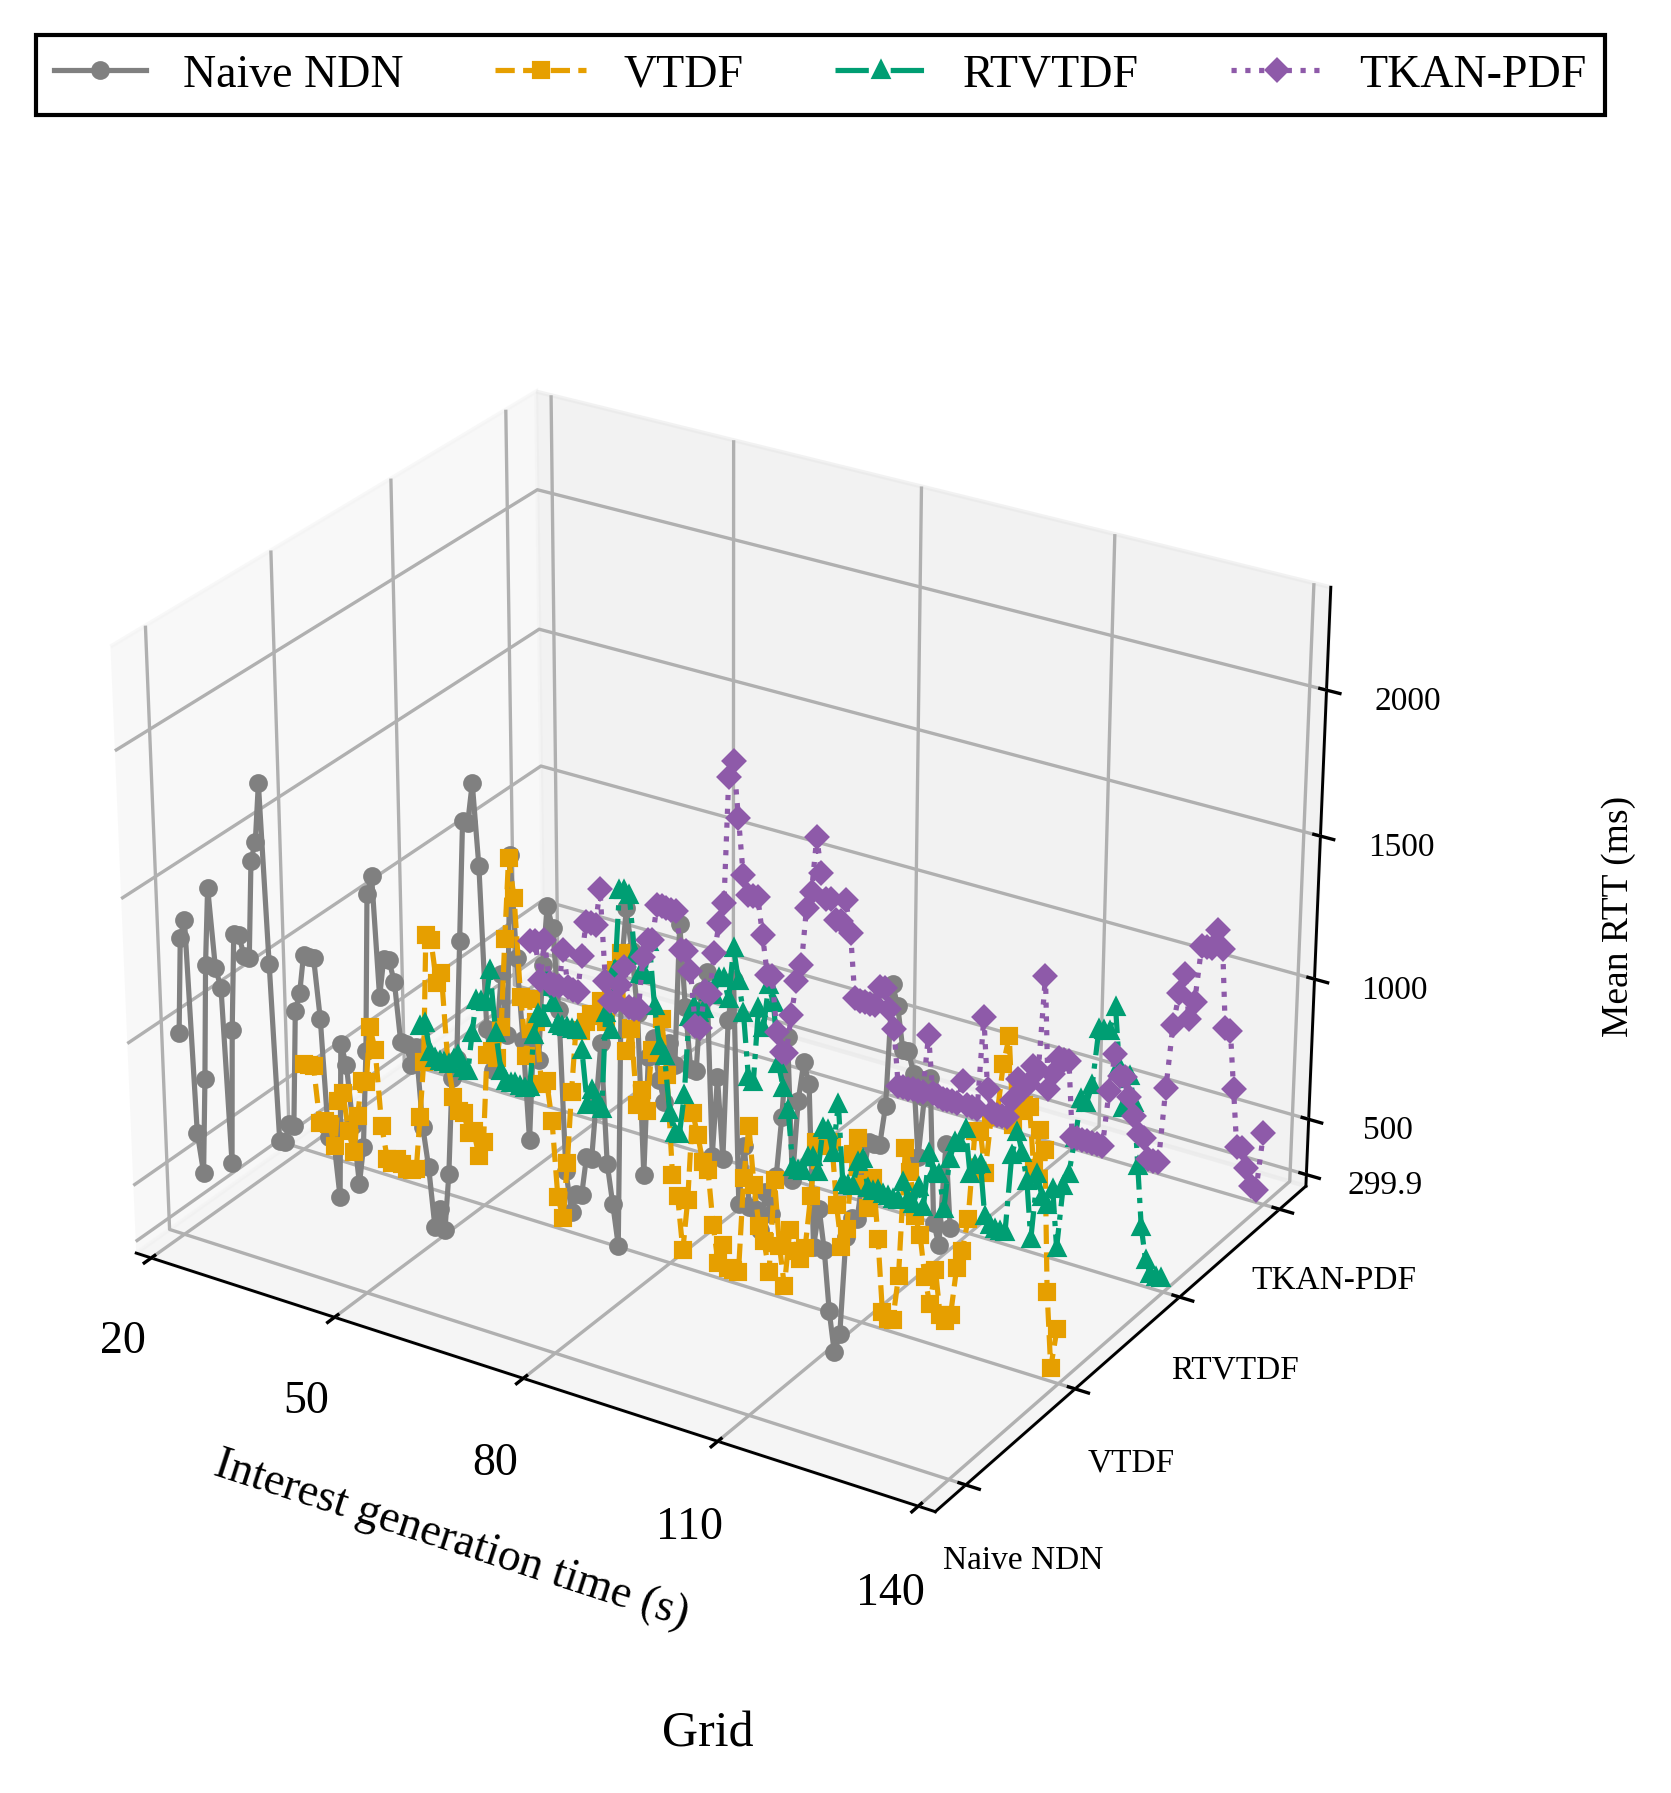

Source code (Python):
#!/usr/bin/env python3
# -*- coding: utf-8 -*-
"""逐请求记录按旧脚本固定条数聚合后的RTT图，沿用当前图集样式。
完整数据内嵌；直接运行，仅导出同名PNG/SVG/PDF，不访问实验记录。
重新从原始记录计算的方法与来源见PROVENANCE和聚合说明文档。
"""
from pathlib import Path
import matplotlib
matplotlib.use('Agg')
import matplotlib.pyplot as plt
from matplotlib.lines import Line2D
from matplotlib.ticker import MaxNLocator, FuncFormatter
import numpy as np

FIGURE_ID = '09_平均RTT_方阵_旧论文画法'
RTT_LABEL = 'Mean RTT (ms)'
SCENE_LABEL = 'Grid'
FIGSIZE = (7.5, 6.2)
DPI = 300
FONT_FAMILY = 'Liberation Serif'
FONT_SIZE = 11
ALGORITHMS = ('Naive NDN', 'VTDF', 'RTVTDF', 'TKAN-PDF')
COLORS = ('#808080', '#E69F00', '#009E73', '#8E5AA9')
LINES = ('-', '--', '-.', ':')
MARKERS = ('o', 's', '^', 'D')
LINE_WIDTH = 1.25
MARKER_SIZE = 3.5
PROVENANCE = {'circle_post_filter': None,
 'counts': [{'excluded_groups': 0, 'plotted_groups': 150, 'selected_requests': 6000, 'strategy': 0},
            {'excluded_groups': 0, 'plotted_groups': 150, 'selected_requests': 6000, 'strategy': 1},
            {'excluded_groups': 0, 'plotted_groups': 150, 'selected_requests': 6000, 'strategy': 2},
            {'excluded_groups': 0, 'plotted_groups': 150, 'selected_requests': 6000, 'strategy': 3}],
 'group_size': 40,
 'measurement_window_s': [20, 140],
 'method': 'consecutive request records: arithmetic mean of send_ns and terminal_ns-send_ns; keep last '
           'partial group',
 'metric': '平均RTT',
 'ordering': 'send_ns, node_id, sequence',
 'scene': 'grid',
 'source_metric_definition': 'DATA and TIMEOUT',
 'sources': [{'manifest': 'data/experiments/quick-fixed-model-20261022/runs/test-grid-baseline-s23009-a0/attempt-001/runs/20261022T082647.597615Z-8361c190/manifest.json',
              'manifest_sha256': '084aa3cfc86e32b5bb5bc73654a3e699e473bdfdccef6e4647b44e6bee1d404c',
              'path': 'data/experiments/quick-fixed-model-20261022/runs/test-grid-baseline-s23009-a0/attempt-001/runs/20261022T082647.597615Z-8361c190/raw/request-events.csv',
              'scene': 'grid',
              'seed': 23009,
              'sha256': 'f914b7806c8c57eaeb2967d777c92999a1126dd70bd16efdcf55f8b46dc29e95',
              'strategy': 0},
             {'manifest': 'data/experiments/quick-fixed-model-20261022/runs/test-grid-baseline-s23009-a1/attempt-001/runs/20261022T082822.758235Z-cd488a00/manifest.json',
              'manifest_sha256': 'ec4550c4a656ef29a1b12c9dff8f92b5930b5f5433e063ec5226fff89466b7d0',
              'path': 'data/experiments/quick-fixed-model-20261022/runs/test-grid-baseline-s23009-a1/attempt-001/runs/20261022T082822.758235Z-cd488a00/raw/request-events.csv',
              'scene': 'grid',
              'seed': 23009,
              'sha256': '701a7e19d0fe080bd5ad0e4824f4e147ee3e3d13b3e1cc4bfffc1b7487b19181',
              'strategy': 1},
             {'manifest': 'data/experiments/quick-fixed-model-20261022/runs/test-grid-baseline-s23009-a2/attempt-001/runs/20261022T082958.821362Z-fc76bc74/manifest.json',
              'manifest_sha256': '137dd2a220798469b5d685a0dc857a8c08e88c80a5654b99b2a0f559f36a7a28',
              'path': 'data/experiments/quick-fixed-model-20261022/runs/test-grid-baseline-s23009-a2/attempt-001/runs/20261022T082958.821362Z-fc76bc74/raw/request-events.csv',
              'scene': 'grid',
              'seed': 23009,
              'sha256': '90394a9c2dadd0a9fcb2b7a7b59f32e4c57656276f9eb65059021446a987cfe9',
              'strategy': 2},
             {'manifest': 'data/experiments/quick-fixed-model-20261022/runs/test-grid-baseline-s23009-a3/attempt-001/runs/20261022T083144.874513Z-2820f5cd/manifest.json',
              'manifest_sha256': '04a42e0f5ef7e5fb0b08f1a120725a20363904e6796a551df1ef770841ed0413',
              'path': 'data/experiments/quick-fixed-model-20261022/runs/test-grid-baseline-s23009-a3/attempt-001/runs/20261022T083144.874513Z-2820f5cd/raw/request-events.csv',
              'scene': 'grid',
              'seed': 23009,
              'sha256': '18decf71c3306cd377a6fd7e66726574c7d2b0c557080ed79b48e87d67c4eb6b',
              'strategy': 3}],
 'style_source': '01_成功RTT_三维.py / 03_平均RTT_三维.py'}
DATA = [{'group_counts': [40,
                   40,
                   40,
                   40,
                   40,
                   40,
                   40,
                   40,
                   40,
                   40,
                   40,
                   40,
                   40,
                   40,
                   40,
                   40,
                   40,
                   40,
                   40,
                   40,
                   40,
                   40,
                   40,
                   40,
                   40,
                   40,
                   40,
                   40,
                   40,
                   40,
                   40,
                   40,
                   40,
                   40,
                   40,
                   40,
                   40,
                   40,
                   40,
                   40,
                   40,
                   40,
                   40,
                   40,
                   40,
                   40,
                   40,
                   40,
                   40,
                   40,
                   40,
                   40,
                   40,
                   40,
                   40,
                   40,
                   40,
                   40,
                   40,
                   40,
                   40,
                   40,
                   40,
                   40,
                   40,
                   40,
                   40,
                   40,
                   40,
                   40,
                   40,
                   40,
                   40,
                   40,
                   40,
                   40,
                   40,
                   40,
                   40,
                   40,
                   40,
                   40,
                   40,
                   40,
                   40,
                   40,
                   40,
                   40,
                   40,
                   40,
                   40,
                   40,
                   40,
                   40,
                   40,
                   40,
                   40,
                   40,
                   40,
                   40,
                   40,
                   40,
                   40,
                   40,
                   40,
                   40,
                   40,
                   40,
                   40,
                   40,
                   40,
                   40,
                   40,
                   40,
                   40,
                   40,
                   40,
                   40,
                   40,
                   40,
                   40,
                   40,
                   40,
                   40,
                   40,
                   40,
                   40,
                   40,
                   40,
                   40,
                   40,
                   40,
                   40,
                   40,
                   40,
                   40,
                   40,
                   40,
                   40,
                   40,
                   40,
                   40,
                   40,
                   40,
                   40,
                   40,
                   40,
                   40,
                   40,
                   40],
  'rtt_ms': [974.4916081749999,
             1312.6532066749999,
             1379.949309825,
             637.9321650750001,
             504.079335775,
             839.832928425,
             1244.509806775,
             1514.677528475,
             1244.6736383,
             1178.99494125,
             571.032261975,
             1044.169048125,
             1381.4183195,
             1380.79506605,
             1313.5043977,
             1313.59601605,
             1650.897226025,
             1718.8892246500002,
             1920.7727894000002,
             1312.764649525,
             704.238676875,
             704.337972025,
             772.016286725,
             772.3158117,
             1177.90585815,
             1244.500536425,
             1379.463635025,
             1379.1937169,
             1379.167869775,
             1176.5670699500001,
             771.32678475,
             771.3965820249999,
             569.2652203250001,
             1109.628580175,
             1042.132290375,
             840.2604789,
             637.8105472999999,
             772.5691055750001,
             1110.5006152249998,
             1650.2344487,
             1717.5726437249998,
             1311.84983025,
             1446.847447075,
             1447.8326585999998,
             1380.2333129,
             1177.73038955,
             1177.748028375,
             1110.24598175,
             1177.753534125,
             907.6265022,
             772.71321575,
             569.973980775,
             638.057209375,
             570.745860875,
             772.633488375,
             1109.5884326500002,
             1177.215412325,
             1582.9561089249999,
             1988.050982275,
             1987.446455675,
             2122.321087625,
             1852.201348725,
             1311.676563125,
             1176.6100806,
             1311.6518989249998,
             1514.40149335,
             1312.09621375,
             1919.945650525,
             1582.982055075,
             1312.6641169000002,
             974.6115154,
             1313.864244775,
             1258.5278041,
             1582.250954525,
             1785.1014656,
             1717.5981564,
             1447.4928079249999,
             906.931770425,
             771.686054425,
             839.747297,
             839.9093879249999,
             974.922524925,
             974.7425394500001,
             1177.578443375,
             1379.77128545,
             975.09441085,
             842.7955122999999,
             705.183103125,
             1649.941582375,
             1852.4074849,
             1717.424548275,
             1515.08081165,
             974.885367975,
             1379.8631592000002,
             1447.3967877999999,
             1312.0137905499998,
             1244.1587949000002,
             1446.7960557000001,
             1379.28650595,
             1852.0184878,
             1581.943488325,
             1379.5551879500001,
             1379.8537036500002,
             1650.00065395,
             1717.117449175,
             1109.9210218,
             1379.487927025,
             1109.676053025,
             1581.838977825,
             1717.12686415,
             974.26490335,
             1177.0482619000002,
             974.384564875,
             974.17905705,
             907.0136867250001,
             1042.095802675,
             974.016155125,
             1109.0708058,
             1311.9998547750001,
             1581.8662728250001,
             1109.032801025,
             1379.2255134000002,
             1514.28070155,
             1446.796505625,
             906.486368575,
             1041.60315945,
             906.661795375,
             705.276063625,
             569.929956125,
             637.467528825,
             975.1033625,
             1042.721116775,
             1044.439787325,
             1189.7348917,
             1312.868247325,
             1312.826567225,
             1312.859587925,
             1448.464465275,
             1852.810974325,
             1784.991075525,
             1649.3690081749999,
             1649.389066425,
             1581.790462125,
             1311.664845225,
             1514.2678280750001,
             1582.0274844,
             1109.4243536,
             1042.1541394,
             1381.1529865250002,
             1109.63309275],
  'strategy': 0,
  'x': [20.39530744,
        21.19530744,
        21.99530744,
        22.79530744,
        23.59530744,
        24.39530744,
        25.19530744,
        25.99530744,
        26.79530744,
        27.59530744,
        28.39530744,
        29.19530744,
        29.99530744,
        30.79530744,
        31.59530744,
        32.39530744,
        33.19530744,
        33.99530744,
        34.79530744,
        35.59530744,
        36.39530744,
        37.19530744,
        37.99530744,
        38.79530744,
        39.59530744,
        40.39530744,
        41.19530744,
        41.99530744,
        42.79530744,
        43.59530744,
        44.39530744,
        45.19530744,
        45.99530744,
        46.79530744,
        47.59530744,
        48.39530744,
        49.19530744,
        49.99530744,
        50.79530744,
        51.59530744,
        52.39530744,
        53.19530744,
        53.99530744,
        54.79530744,
        55.59530744,
        56.39530744,
        57.19530744,
        57.99530744,
        58.79530744,
        59.59530744,
        60.39530744,
        61.19530744,
        61.99530744,
        62.79530744,
        63.59530744,
        64.39530744,
        65.19530744,
        65.99530744,
        66.79530744,
        67.59530744,
        68.39530744,
        69.19530744,
        69.99530744,
        70.79530744,
        71.59530744,
        72.39530744,
        73.19530744,
        73.99530744,
        74.79530744,
        75.59530744,
        76.39530744,
        77.19530744,
        77.99530744,
        78.79530744,
        79.59530744,
        80.39530744,
        81.19530744,
        81.99530744,
        82.79530744,
        83.59530744,
        84.39530744,
        85.19530744,
        85.99530744,
        86.79530744,
        87.59530744,
        88.39530744,
        89.19530744,
        89.99530744,
        90.79530744,
        91.59530744,
        92.39530744,
        93.19530744,
        93.99530744,
        94.79530744,
        95.59530744,
        96.39530744,
        97.19530744,
        97.99530744,
        98.79530744,
        99.59530744,
        100.39530744,
        101.19530744,
        101.99530744,
        102.79530744,
        103.59530744,
        104.39530744,
        105.19530744,
        105.99530744,
        106.79530744,
        107.59530744,
        108.39530744,
        109.19530744,
        109.99530744,
        110.79530744,
        111.59530744,
        112.39530744,
        113.19530744,
        113.99530744,
        114.79530744,
        115.59530744,
        116.39530744,
        117.19530744,
        117.99530744,
        118.79530744,
        119.59530744,
        120.39530744,
        121.19530744,
        121.99530744,
        122.79530744,
        123.59530744,
        124.39530744,
        125.19530744,
        125.99530744,
        126.79530744,
        127.59530744,
        128.39530744,
        129.19530744,
        129.99530744,
        130.79530744,
        131.59530744,
        132.39530744,
        133.19530744,
        133.99530744,
        134.79530744,
        135.59530744,
        136.39530744,
        137.19530744,
        137.99530744,
        138.79530744,
        139.59530744]},
 {'group_counts': [40,
                   40,
                   40,
                   40,
                   40,
                   40,
                   40,
                   40,
                   40,
                   40,
                   40,
                   40,
                   40,
                   40,
                   40,
                   40,
                   40,
                   40,
                   40,
                   40,
                   40,
                   40,
                   40,
                   40,
                   40,
                   40,
                   40,
                   40,
                   40,
                   40,
                   40,
                   40,
                   40,
                   40,
                   40,
                   40,
                   40,
                   40,
                   40,
                   40,
                   40,
                   40,
                   40,
                   40,
                   40,
                   40,
                   40,
                   40,
                   40,
                   40,
                   40,
                   40,
                   40,
                   40,
                   40,
                   40,
                   40,
                   40,
                   40,
                   40,
                   40,
                   40,
                   40,
                   40,
                   40,
                   40,
                   40,
                   40,
                   40,
                   40,
                   40,
                   40,
                   40,
                   40,
                   40,
                   40,
                   40,
                   40,
                   40,
                   40,
                   40,
                   40,
                   40,
                   40,
                   40,
                   40,
                   40,
                   40,
                   40,
                   40,
                   40,
                   40,
                   40,
                   40,
                   40,
                   40,
                   40,
                   40,
                   40,
                   40,
                   40,
                   40,
                   40,
                   40,
                   40,
                   40,
                   40,
                   40,
                   40,
                   40,
                   40,
                   40,
                   40,
                   40,
                   40,
                   40,
                   40,
                   40,
                   40,
                   40,
                   40,
                   40,
                   40,
                   40,
                   40,
                   40,
                   40,
                   40,
                   40,
                   40,
                   40,
                   40,
                   40,
                   40,
                   40,
                   40,
                   40,
                   40,
                   40,
                   40,
                   40,
                   40,
                   40,
                   40,
                   40,
                   40,
                   40,
                   40,
                   40,
                   40],
  'rtt_ms': [571.1516451499999,
             573.2893317,
             572.52832255,
             371.610732825,
             384.40995827499995,
             379.77660072500004,
             303.7335429,
             474.526078975,
             509.206462075,
             376.420025925,
             302.9899299,
             440.554292925,
             572.1179107,
             572.30467805,
             778.15557265,
             701.0326606,
             429.6339486,
             316.038975925,
             306.8474595,
             328.43405,
             313.399028275,
             301.3180294,
             302.830920075,
             313.095277625,
             506.45860995,
             707.127997025,
             1161.846074275,
             1152.689856825,
             1005.878008375,
             1044.4963854750001,
             728.5855107250001,
             616.4942844249999,
             571.273573575,
             570.2373960499999,
             502.9516005,
             516.2691955500001,
             432.2313499,
             486.348950275,
             801.21010155,
             822.644201975,
             800.170212,
             916.592584825,
             1231.582351925,
             1515.690159975,
             1380.6826207000001,
             1043.346701275,
             841.5590789,
             1045.2052714,
             971.658806,
             755.6528495,
             774.752368,
             638.116717,
             369.742450725,
             301.493908525,
             503.585348575,
             761.425334175,
             984.4819197999999,
             984.8506089,
             1020.90588105,
             1054.103003575,
             1054.464313925,
             1110.811935375,
             1042.16452435,
             1173.606851225,
             1232.484023675,
             1299.20551755,
             961.369060575,
             1043.92446,
             784.448343025,
             841.1102497,
             773.543870825,
             990.927861475,
             986.8052647000001,
             1110.2007907,
             919.3096298500001,
             574.84071305,
             505.09830739999995,
             318.11536014999996,
             502.71287825,
             815.8420217,
             742.9762972000001,
             651.368770275,
             631.7195608999999,
             441.67645565,
             310.647256875,
             381.81596517500003,
             302.961256175,
             301.61357575,
             302.38433222500004,
             638.8502582000001,
             827.308852175,
             627.359037525,
             488.500536425,
             438.2162292,
             336.8003255,
             665.7092221749999,
             440.451202525,
             301.3304661,
             506.93690339999995,
             439.62092035,
             413.73335685,
             461.3854197,
             646.939466525,
             840.724019025,
             840.575006025,
             840.524645125,
             858.287898275,
             643.222940575,
             503.5599935,
             572.186476925,
             839.434004,
             898.43851305,
             743.1174305750001,
             665.39794395,
             776.627727275,
             570.59754875,
             318.12114547500005,
             300.589316925,
             300.917323525,
             460.639539925,
             913.91395575,
             835.93486395,
             688.5502129,
             627.552549,
             487.713302175,
             397.193517775,
             524.000392625,
             370.6968654,
             355.75381075,
             382.23234947500003,
             552.2060368,
             616.5722125249999,
             733.801229675,
             1041.6528827,
             1044.465853625,
             909.1954999249999,
             1111.129696525,
             1111.875757375,
             1294.7556297,
             1394.4649634,
             1098.776568225,
             1151.9545383250002,
             1178.490857675,
             1175.9098356749998,
             975.073952825,
             1110.0772337750002,
             1047.887728925,
             565.0627134,
             305.28614605,
             446.81100885],
  'strategy': 1,
  'x': [20.39530744,
        21.19530744,
        21.99530744,
        22.79530744,
        23.59530744,
        24.39530744,
        25.19530744,
        25.99530744,
        26.79530744,
        27.59530744,
        28.39530744,
        29.19530744,
        29.99530744,
        30.79530744,
        31.59530744,
        32.39530744,
        33.19530744,
        33.99530744,
        34.79530744,
        35.59530744,
        36.39530744,
        37.19530744,
        37.99530744,
        38.79530744,
        39.59530744,
        40.39530744,
        41.19530744,
        41.99530744,
        42.79530744,
        43.59530744,
        44.39530744,
        45.19530744,
        45.99530744,
        46.79530744,
        47.59530744,
        48.39530744,
        49.19530744,
        49.99530744,
        50.79530744,
        51.59530744,
        52.39530744,
        53.19530744,
        53.99530744,
        54.79530744,
        55.59530744,
        56.39530744,
        57.19530744,
        57.99530744,
        58.79530744,
        59.59530744,
        60.39530744,
        61.19530744,
        61.99530744,
        62.79530744,
        63.59530744,
        64.39530744,
        65.19530744,
        65.99530744,
        66.79530744,
        67.59530744,
        68.39530744,
        69.19530744,
        69.99530744,
        70.79530744,
        71.59530744,
        72.39530744,
        73.19530744,
        73.99530744,
        74.79530744,
        75.59530744,
        76.39530744,
        77.19530744,
        77.99530744,
        78.79530744,
        79.59530744,
        80.39530744,
        81.19530744,
        81.99530744,
        82.79530744,
        83.59530744,
        84.39530744,
        85.19530744,
        85.99530744,
        86.79530744,
        87.59530744,
        88.39530744,
        89.19530744,
        89.99530744,
        90.79530744,
        91.59530744,
        92.39530744,
        93.19530744,
        93.99530744,
        94.79530744,
        95.59530744,
        96.39530744,
        97.19530744,
        97.99530744,
        98.79530744,
        99.59530744,
        100.39530744,
        101.19530744,
        101.99530744,
        102.79530744,
        103.59530744,
        104.39530744,
        105.19530744,
        105.99530744,
        106.79530744,
        107.59530744,
        108.39530744,
        109.19530744,
        109.99530744,
        110.79530744,
        111.59530744,
        112.39530744,
        113.19530744,
        113.99530744,
        114.79530744,
        115.59530744,
        116.39530744,
        117.19530744,
        117.99530744,
        118.79530744,
        119.59530744,
        120.39530744,
        121.19530744,
        121.99530744,
        122.79530744,
        123.59530744,
        124.39530744,
        125.19530744,
        125.99530744,
        126.79530744,
        127.59530744,
        128.39530744,
        129.19530744,
        129.99530744,
        130.79530744,
        131.59530744,
        132.39530744,
        133.19530744,
        133.99530744,
        134.79530744,
        135.59530744,
        136.39530744,
        137.19530744,
        137.99530744,
        138.79530744,
        139.59530744]},
 {'group_counts': [40,
                   40,
                   40,
                   40,
                   40,
                   40,
                   40,
                   40,
                   40,
                   40,
                   40,
                   40,
                   40,
                   40,
                   40,
                   40,
                   40,
                   40,
                   40,
                   40,
                   40,
                   40,
                   40,
                   40,
                   40,
                   40,
                   40,
                   40,
                   40,
                   40,
                   40,
                   40,
                   40,
                   40,
                   40,
                   40,
                   40,
                   40,
                   40,
                   40,
                   40,
                   40,
                   40,
                   40,
                   40,
                   40,
                   40,
                   40,
                   40,
                   40,
                   40,
                   40,
                   40,
                   40,
                   40,
                   40,
                   40,
                   40,
                   40,
                   40,
                   40,
                   40,
                   40,
                   40,
                   40,
                   40,
                   40,
                   40,
                   40,
                   40,
                   40,
                   40,
                   40,
                   40,
                   40,
                   40,
                   40,
                   40,
                   40,
                   40,
                   40,
                   40,
                   40,
                   40,
                   40,
                   40,
                   40,
                   40,
                   40,
                   40,
                   40,
                   40,
                   40,
                   40,
                   40,
                   40,
                   40,
                   40,
                   40,
                   40,
                   40,
                   40,
                   40,
                   40,
                   40,
                   40,
                   40,
                   40,
                   40,
                   40,
                   40,
                   40,
                   40,
                   40,
                   40,
                   40,
                   40,
                   40,
                   40,
                   40,
                   40,
                   40,
                   40,
                   40,
                   40,
                   40,
                   40,
                   40,
                   40,
                   40,
                   40,
                   40,
                   40,
                   40,
                   40,
                   40,
                   40,
                   40,
                   40,
                   40,
                   40,
                   40,
                   40,
                   40,
                   40,
                   40,
                   40,
                   40,
                   40,
                   40],
  'rtt_ms': [413.81697510000004,
             429.34027947500005,
             329.254547125,
             312.53105185000004,
             305.072780625,
             306.23475055,
             303.8382898,
             327.541367625,
             348.7193661,
             308.007258125,
             302.08790469999997,
             444.589166075,
             572.368231625,
             572.1095918,
             574.7222670750001,
             695.55820265,
             472.81368645,
             338.3543922,
             306.60159342500003,
             303.944906,
             308.3377706,
             301.3904705,
             301.40653480000003,
             309.584339325,
             506.89453405,
             586.832609975,
             579.3673993,
             720.4260590499999,
             645.1568185750001,
             572.593491725,
             569.59015525,
             572.505350125,
             569.521155025,
             570.05972305,
             503.009063525,
             307.0231253,
             367.8603875,
             332.1850698,
             308.393472975,
             665.2758083250001,
             607.9436021749999,
             830.7113696,
             1120.330118875,
             1123.6237323,
             1111.0085055499999,
             908.508205275,
             840.7922113999999,
             843.1395287,
             965.72899335,
             739.6633526749999,
             601.531979275,
             571.1221674249999,
             370.271432325,
             302.4383403,
             302.73289197500003,
             450.575918425,
             737.448629575,
             783.4834304249999,
             762.5738516749999,
             781.1362405750001,
             847.65629455,
             841.57031635,
             907.466284225,
             913.396635975,
             842.12495045,
             1030.2595599249998,
             917.04199695,
             806.7610676,
             583.6559187,
             572.58945535,
             840.91546635,
             773.9098768,
             932.39807135,
             874.55356185,
             664.0077812000001,
             582.516182,
             507.0012423,
             306.006090475,
             300.44047455000003,
             302.5341645,
             360.346117175,
             363.18700852499995,
             315.392936,
             478.64950142500004,
             477.628685175,
             401.312608875,
             583.696080725,
             306.543744675,
             302.5125461,
             303.820802775,
             393.58700907499997,
             412.46080842500004,
             311.40417114999997,
             306.19120455,
             316.32422005,
             305.967910025,
             305.177651625,
             301.248455825,
             301.60026625,
             371.63354025,
             316.15324192500003,
             304.24953880000004,
             370.564546575,
             303.940078425,
             504.19265605000004,
             437.320268275,
             438.354936225,
             317.17233795,
             505.49774617500003,
             571.1165038500001,
             570.9764993250001,
             626.0576665750001,
             471.455878775,
             508.99787310000005,
             518.48333805,
             337.179629025,
             310.79596445,
             300.400291325,
             300.611513225,
             303.601931,
             581.566190525,
             670.805624625,
             602.345466,
             507.85087535,
             303.606534825,
             541.58723425,
             465.49949760000004,
             442.91812185000003,
             505.5803532,
             301.27557702499996,
             529.041042025,
             575.5274045499999,
             707.150006225,
             851.0402525,
             841.345131475,
             908.8382308250001,
             1110.7645273,
             1111.428021375,
             1112.1554913,
             1200.401651825,
             1000.755673025,
             861.378835175,
             976.394197675,
             888.62767625,
             674.537932475,
             465.109648875,
             351.48335555,
             309.54954707499996,
             304.38310595,
             305.69306102499996],
  'strategy': 2,
  'x': [20.39530744,
        21.19530744,
        21.99530744,
        22.79530744,
        23.59530744,
        24.39530744,
        25.19530744,
        25.99530744,
        26.79530744,
        27.59530744,
        28.39530744,
        29.19530744,
        29.99530744,
        30.79530744,
        31.59530744,
        32.39530744,
        33.19530744,
        33.99530744,
        34.79530744,
        35.59530744,
        36.39530744,
        37.19530744,
        37.99530744,
        38.79530744,
        39.59530744,
        40.39530744,
        41.19530744,
        41.99530744,
        42.79530744,
        43.59530744,
        44.39530744,
        45.19530744,
        45.99530744,
        46.79530744,
        47.59530744,
        48.39530744,
        49.19530744,
        49.99530744,
        50.79530744,
        51.59530744,
        52.39530744,
        53.19530744,
        53.99530744,
        54.79530744,
        55.59530744,
        56.39530744,
        57.19530744,
        57.99530744,
        58.79530744,
        59.59530744,
        60.39530744,
        61.19530744,
        61.99530744,
        62.79530744,
        63.59530744,
        64.39530744,
        65.19530744,
        65.99530744,
        66.79530744,
        67.59530744,
        68.39530744,
        69.19530744,
        69.99530744,
        70.79530744,
        71.59530744,
        72.39530744,
        73.19530744,
        73.99530744,
        74.79530744,
        75.59530744,
        76.39530744,
        77.19530744,
        77.99530744,
        78.79530744,
        79.59530744,
        80.39530744,
        81.19530744,
        81.99530744,
        82.79530744,
        83.59530744,
        84.39530744,
        85.19530744,
        85.99530744,
        86.79530744,
        87.59530744,
        88.39530744,
        89.19530744,
        89.99530744,
        90.79530744,
        91.59530744,
        92.39530744,
        93.19530744,
        93.99530744,
        94.79530744,
        95.59530744,
        96.39530744,
        97.19530744,
        97.99530744,
        98.79530744,
        99.59530744,
        100.39530744,
        101.19530744,
        101.99530744,
        102.79530744,
        103.59530744,
        104.39530744,
        105.19530744,
        105.99530744,
        106.79530744,
        107.59530744,
        108.39530744,
        109.19530744,
        109.99530744,
        110.79530744,
        111.59530744,
        112.39530744,
        113.19530744,
        113.99530744,
        114.79530744,
        115.59530744,
        116.39530744,
        117.19530744,
        117.99530744,
        118.79530744,
        119.59530744,
        120.39530744,
        121.19530744,
        121.99530744,
        122.79530744,
        123.59530744,
        124.39530744,
        125.19530744,
        125.99530744,
        126.79530744,
        127.59530744,
        128.39530744,
        129.19530744,
        129.99530744,
        130.79530744,
        131.59530744,
        132.39530744,
        133.19530744,
        133.99530744,
        134.79530744,
        135.59530744,
        136.39530744,
        137.19530744,
        137.99530744,
        138.79530744,
        139.59530744]},
 {'group_counts': [40,
                   40,
                   40,
                   40,
                   40,
                   40,
                   40,
                   40,
                   40,
                   40,
                   40,
                   40,
                   40,
                   40,
                   40,
                   40,
                   40,
                   40,
                   40,
                   40,
                   40,
                   40,
                   40,
                   40,
                   40,
                   40,
                   40,
                   40,
                   40,
                   40,
                   40,
                   40,
                   40,
                   40,
                   40,
                   40,
                   40,
                   40,
                   40,
                   40,
                   40,
                   40,
                   40,
                   40,
                   40,
                   40,
                   40,
                   40,
                   40,
                   40,
                   40,
                   40,
                   40,
                   40,
                   40,
                   40,
                   40,
                   40,
                   40,
                   40,
                   40,
                   40,
                   40,
                   40,
                   40,
                   40,
                   40,
                   40,
                   40,
                   40,
                   40,
                   40,
                   40,
                   40,
                   40,
                   40,
                   40,
                   40,
                   40,
                   40,
                   40,
                   40,
                   40,
                   40,
                   40,
                   40,
                   40,
                   40,
                   40,
                   40,
                   40,
                   40,
                   40,
                   40,
                   40,
                   40,
                   40,
                   40,
                   40,
                   40,
                   40,
                   40,
                   40,
                   40,
                   40,
                   40,
                   40,
                   40,
                   40,
                   40,
                   40,
                   40,
                   40,
                   40,
                   40,
                   40,
                   40,
                   40,
                   40,
                   40,
                   40,
                   40,
                   40,
                   40,
                   40,
                   40,
                   40,
                   40,
                   40,
                   40,
                   40,
                   40,
                   40,
                   40,
                   40,
                   40,
                   40,
                   40,
                   40,
                   40,
                   40,
                   40,
                   40,
                   40,
                   40,
                   40,
                   40,
                   40,
                   40,
                   40],
  'rtt_ms': [440.27757035,
             447.84780202499996,
             304.812292775,
             459.103390225,
             305.32408730000003,
             302.694060375,
             303.844561375,
             444.77123935000003,
             309.178373675,
             303.602004625,
             302.33439522500004,
             439.88751802499996,
             572.477475,
             572.925842375,
             571.7233840499999,
             711.258093375,
             372.46696714999996,
             304.1052203,
             304.6674261,
             375.00649305,
             444.820098525,
             301.079317325,
             301.089003575,
             304.04526585,
             505.082668025,
             572.825882675,
             575.376988025,
             711.16868875,
             712.1567275750001,
             708.327745525,
             705.88662445,
             709.13171735,
             569.400898825,
             570.179978175,
             502.87637552499996,
             301.479685,
             301.4448896,
             442.7154728,
             438.54063055,
             594.20613305,
             710.920281,
             787.24521365,
             1248.817189625,
             1313.081085825,
             1110.6690667,
             908.1844272999999,
             840.804642675,
             842.98742615,
             843.0000799249999,
             709.47374945,
             570.50141985,
             570.385915525,
             368.301420075,
             301.0430395,
             302.367517625,
             448.364932275,
             576.106580825,
             639.904325375,
             855.9012027250001,
             918.076032575,
             1120.3621036749998,
             995.32121035,
             907.784150625,
             913.2984409750001,
             841.6692037,
             842.191662425,
             921.720146625,
             809.334304,
             576.245090475,
             572.099900575,
             571.64046415,
             571.7325935,
             572.3238886749999,
             641.4385765,
             643.551075525,
             572.18752625,
             504.576120875,
             300.82536907499997,
             301.09078739999995,
             301.2939649,
             303.5687512,
             304.95816347500005,
             304.32593455,
             520.74106635,
             312.504660325,
             305.93558889999997,
             300.882155875,
             301.3772227,
             301.87169602499995,
             302.8853853,
             386.05150069999996,
             302.9422199,
             301.372334925,
             301.9647658,
             642.6707818250001,
             384.34388797500003,
             306.181333925,
             300.886053725,
             300.768739775,
             302.6979348,
             369.71461675,
             453.491246475,
             421.28524522500004,
             446.88709889999996,
             517.8555247749999,
             505.77027957499996,
             851.11754565,
             447.038280575,
             507.0071598,
             571.392599875,
             570.3996597,
             570.88751185,
             301.416645425,
             300.650259,
             300.392073775,
             301.91213527499997,
             299.934928225,
             300.2710073,
             300.20866745,
             503.9698153,
             642.7279679,
             570.333518025,
             570.246401725,
             503.51159305,
             440.72306225,
             380.88973565,
             370.336983575,
             300.43391325,
             300.538301575,
             300.90553097500003,
             572.333465875,
             803.092974125,
             924.188402225,
             994.37328325,
             841.2419790499999,
             908.665193275,
             1110.74060925,
             1111.103080425,
             1111.568380475,
             1180.519463675,
             1118.696735325,
             844.4062762000001,
             840.66055275,
             637.7547427000001,
             436.16145332499997,
             438.542348625,
             372.15800645,
             312.291526925,
             303.87569925,
             511.65970039999996],
  'strategy': 3,
  'x': [20.39530744,
        21.19530744,
        21.99530744,
        22.79530744,
        23.59530744,
        24.39530744,
        25.19530744,
        25.99530744,
        26.79530744,
        27.59530744,
        28.39530744,
        29.19530744,
        29.99530744,
        30.79530744,
        31.59530744,
        32.39530744,
        33.19530744,
        33.99530744,
        34.79530744,
        35.59530744,
        36.39530744,
        37.19530744,
        37.99530744,
        38.79530744,
        39.59530744,
        40.39530744,
        41.19530744,
        41.99530744,
        42.79530744,
        43.59530744,
        44.39530744,
        45.19530744,
        45.99530744,
        46.79530744,
        47.59530744,
        48.39530744,
        49.19530744,
        49.99530744,
        50.79530744,
        51.59530744,
        52.39530744,
        53.19530744,
        53.99530744,
        54.79530744,
        55.59530744,
        56.39530744,
        57.19530744,
        57.99530744,
        58.79530744,
        59.59530744,
        60.39530744,
        61.19530744,
        61.99530744,
        62.79530744,
        63.59530744,
        64.39530744,
        65.19530744,
        65.99530744,
        66.79530744,
        67.59530744,
        68.39530744,
        69.19530744,
        69.99530744,
        70.79530744,
        71.59530744,
        72.39530744,
        73.19530744,
        73.99530744,
        74.79530744,
        75.59530744,
        76.39530744,
        77.19530744,
        77.99530744,
        78.79530744,
        79.59530744,
        80.39530744,
        81.19530744,
        81.99530744,
        82.79530744,
        83.59530744,
        84.39530744,
        85.19530744,
        85.99530744,
        86.79530744,
        87.59530744,
        88.39530744,
        89.19530744,
        89.99530744,
        90.79530744,
        91.59530744,
        92.39530744,
        93.19530744,
        93.99530744,
        94.79530744,
        95.59530744,
        96.39530744,
        97.19530744,
        97.99530744,
        98.79530744,
        99.59530744,
        100.39530744,
        101.19530744,
        101.99530744,
        102.79530744,
        103.59530744,
        104.39530744,
        105.19530744,
        105.99530744,
        106.79530744,
        107.59530744,
        108.39530744,
        109.19530744,
        109.99530744,
        110.79530744,
        111.59530744,
        112.39530744,
        113.19530744,
        113.99530744,
        114.79530744,
        115.59530744,
        116.39530744,
        117.19530744,
        117.99530744,
        118.79530744,
        119.59530744,
        120.39530744,
        121.19530744,
        121.99530744,
        122.79530744,
        123.59530744,
        124.39530744,
        125.19530744,
        125.99530744,
        126.79530744,
        127.59530744,
        128.39530744,
        129.19530744,
        129.99530744,
        130.79530744,
        131.59530744,
        132.39530744,
        133.19530744,
        133.99530744,
        134.79530744,
        135.59530744,
        136.39530744,
        137.19530744,
        137.99530744,
        138.79530744,
        139.59530744]}]


def draw():
    plt.rcParams.update({'font.family': 'serif', 'font.serif': [FONT_FAMILY],
                         'font.size': FONT_SIZE, 'axes.labelsize': FONT_SIZE,
                         'axes.linewidth': .7, 'xtick.direction': 'in',
                         'ytick.direction': 'in', 'pdf.fonttype': 42, 'ps.fonttype': 42,
                         'svg.fonttype': 'path', 'savefig.facecolor': 'white'})
    fig = plt.figure(figsize=FIGSIZE)
    ax = fig.add_subplot(111, projection='3d')
    for series in DATA:
        strategy = series['strategy']
        ax.plot(series['x'], [strategy] * len(series['rtt_ms']), series['rtt_ms'],
                color=COLORS[strategy], linestyle=LINES[strategy],
                marker=MARKERS[strategy], markersize=MARKER_SIZE, linewidth=LINE_WIDTH)
    ax.set_xlabel('Interest generation time (s)', labelpad=8)
    ax.set_xticks((20, 50, 80, 110, 140))
    ax.set_xlim(20, 140)
    ax.set_ylim(-.2, 3.2)
    ax.set_yticks(range(4))
    ax.set_yticklabels(ALGORITHMS, fontsize=8)
    values = [v for series in DATA for v in series['rtt_ms']]
    low, high = min(values), max(values)
    high += max(high-low, 1.) * .10
    ticks = [low] + [float(t) for t in MaxNLocator(nbins=5).tick_values(low,high)
                     if low+(high-low)*.08 < t <= high]
    ax.set_zticks(ticks)
    ax.set_zlim(low, high)
    ax.zaxis.set_major_formatter(FuncFormatter(lambda value, _: '{:.1f}'.format(value).rstrip('0').rstrip('.')))
    ax.tick_params(axis='z', labelsize=8)
    ax.text2D(1.18, .52, RTT_LABEL, transform=ax.transAxes,
              rotation=90, ha='center', va='center', fontsize=9)
    ax.view_init(elev=27, azim=-58)
    ax.set_box_aspect((1.25, 1., .9))
    ax.text2D(.5, -.10, SCENE_LABEL, transform=ax.transAxes, ha='center', fontsize=12)
    handles = [Line2D([], [], color=COLORS[i], linestyle=LINES[i], marker=MARKERS[i],
                      markersize=MARKER_SIZE, linewidth=LINE_WIDTH, label=ALGORITHMS[i]) for i in range(4)]
    fig.legend(handles=handles, loc='upper center', ncol=4, bbox_to_anchor=(.5,.99),
               frameon=True, fancybox=False, edgecolor='black', framealpha=1)
    fig.subplots_adjust(left=.03, right=.87, bottom=.13, top=.85)
    return fig


def main():
    fig = draw()
    try:
        for extension in ('png', 'svg', 'pdf'):
            fig.savefig(Path(__file__).resolve().with_suffix('.' + extension),
                        dpi=DPI, bbox_inches='tight', pad_inches=.12)
    finally:
        plt.close(fig)


if __name__ == '__main__':
    main()
